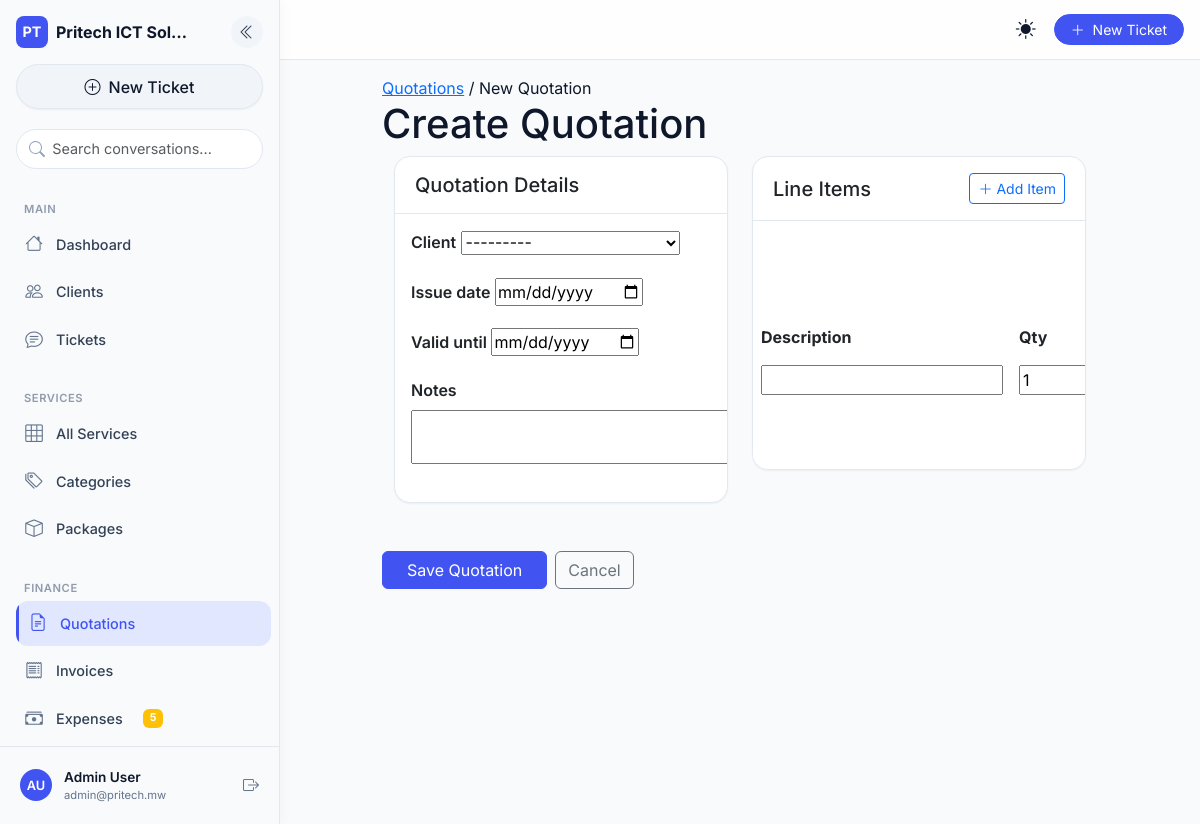
Screenshot of /finance/quotations/new/ (signed in) with the database file from the repository.
### core/models.py (models this page shows, shortened)
class SiteConfig(models.Model):
    company_name = models.CharField(max_length=200, default='Pritech ICT Solutions')
    tagline = models.CharField(max_length=300, blank=True)
    logo = models.ImageField(upload_to='logo/', null=True, blank=True)
    email = models.EmailField(blank=True)
    phone = models.CharField(max_length=30, blank=True)
    address = models.TextField(blank=True)
    website = models.URLField(blank=True)
    vat_rate = models.DecimalField(max_digits=5, decimal_places=4, default=0.165)
    currency = models.CharField(max_length=10, default='MWK')
    currency_symbol = models.CharField(max_length=5, default='K')
    bank_name = models.CharField(max_length=100, blank=True)
    bank_account = models.CharField(max_length=50, blank=True)
    mobile_money = models.CharField(max_length=50, blank=True)
    invoice_footer = models.TextField(blank=True)
    class Meta:
        verbose_name = 'Site Configuration'
    @classmethod
    def get(cls):
        obj, _ = cls.objects.get_or_create(pk=1)
        return obj

### accounts/models.py (models this page shows, shortened)
class User(AbstractUser):
    id = models.UUIDField(primary_key=True, default=uuid.uuid4, editable=False)
    USER_TYPE_CHOICES = (('client', 'Client'), ('staff', 'Staff'))
    CLIENT_ROLE_CHOICES = [
        ('admin', 'Administrator'),
        ('viewer', 'Viewer'),
        ('billing', 'Billing'),
    ]
    user_type = models.CharField(max_length=10, choices=USER_TYPE_CHOICES, default='client')
    email = models.EmailField(unique=True)
    phone_number = models.CharField(max_length=20, unique=True, null=True, blank=True)
    national_id = models.CharField(max_length=50, unique=True, null=True, blank=True)
    physical_address = models.TextField(blank=True)
    last_login_ip = models.GenericIPAddressField(null=True, blank=True)
    client_role = models.CharField(
        max_length=20,
        choices=CLIENT_ROLE_CHOICES,
        default='viewer',
        blank=True,
        help_text="Role within the client organization (only for client users)"
    )
    is_2fa_enabled = models.BooleanField(default=False)
    USERNAME_FIELD = 'email'
    REQUIRED_FIELDS = ['username']
    def has_role(self, role_code):
        return self.user_roles.filter(role__code=role_code).exists()
    def has_perm_code(self, permission_code):
        from .models import RolePermission
        return RolePermission.objects.filter(
            role__user_roles__user=self,
            permission__code=permission_code
        ).exists()

### finance/views.py (the view, shortened to what this page needs)
# urls.py: path('quotations/new/', QuotationCreateView.as_view(), name='quotation_create'),
class QuotationCreateView(RoleRequiredMixin, CreateView):
    model = Quotation
    form_class = QuotationForm
    template_name = 'finance/quotation_form.html'
    required_roles = ['FINANCE', 'ADMIN']
    def get_context_data(self, **kwargs):
        ctx = super().get_context_data(**kwargs)
        if self.request.POST:
            ctx['items'] = QuotationItemFormSet(self.request.POST)
        else:
            ctx['items'] = QuotationItemFormSet()
        return ctx

### finance/forms.py
class QuotationForm(forms.ModelForm):
    class Meta:
        model = Quotation
        fields = ['client', 'issue_date', 'valid_until', 'notes']
        widgets = {
            'issue_date': forms.DateInput(attrs={'type': 'date'}),
            'valid_until': forms.DateInput(attrs={'type': 'date'}),
            'notes': forms.Textarea(attrs={'rows': 2}),
        }

### accounts/templatetags/account_tags.py (called while the page is built)
@register.filter(name='has_perm')
def has_perm(user, perm_code):
    if user.is_authenticated:
        return user.has_perm_code(perm_code)
    return False

### clients/models.py (called while the page is built)
    def __str__(self):
        return self.name

### core/context_processors.py (called while the page is built)
def site_config(request):
    return {'site_config': SiteConfig.get()}

def sidebar_recent_items(request):
    if request.user.is_authenticated:
        from .services import CommonDashboardService
        return CommonDashboardService.get_context(request.user)
    return {}

def pending_expenses_count(request):
    if request.user.is_authenticated and request.user.is_staff:
        try:
            count = Expense.objects.filter(status='pending').count()
            return {'pending_expenses_count': count}
        except Exception:
            return {'pending_expenses_count': 0}
    return {}

### core/mixins.py (called while the page is built)
    def dispatch(self, request, *args, **kwargs):
        if not request.user.is_authenticated:
            return self.handle_no_permission()
        if self.required_roles:
            if not any(request.user.has_role(r) for r in self.required_roles):
                if request.headers.get('HX-Request'):
                    return JsonResponse({'error': 'Permission denied'}, status=403)
                return HttpResponseForbidden(
                    '<h2 style="font-family:sans-serif;padding:2rem;">403 — You do not have permission to access this page.</h2>'
                )
        return super().dispatch(request, *args, **kwargs)

### core/templatetags/core_tags.py (called while the page is built)
@register.filter(name='has_any_role')
def has_any_role(user, roles_str):
    if not user or not user.is_authenticated:
        return False
    roles = [role.strip() for role in roles_str.split(',')]
    return any(user.has_role(role) for role in roles)

### portfolio/context_processors.py (called while the page is built)
def portfolio_settings(request):
    return {'portfolio_settings': PortfolioSettings.get()}

### portfolio/models.py (called while the page is built)
    @classmethod
    def get(cls):
        obj, _ = cls.objects.get_or_create(pk=1)
        return obj

### templates/finance/quotation_form.html (shortened to what this page needs)
{% extends "generic/form.html" %}
{% block content %}
<div class="row justify-content-center">
  <div class="col-lg-10">
    <div class="page-header">
      <div>
        <div class="page-breadcrumb">
          <a href="{% url 'quotation_list' %}">Quotations</a> /
          {% if form.instance.pk %}Edit {{ form.instance.quotation_number }}{% else %}New Quotation{% endif %}
        </div>
        <h1>{% if form.instance.pk %}Edit Quotation{% else %}Create Quotation{% endif %}</h1>
      </div>
    </div>
    <form method="post" id="quotation-form">
      <div class="row g-4">
        <div class="col-md-6">
          <div class="card">
            <div class="card-header"><h5 class="mb-0">Quotation Details</h5></div>
            <div class="card-body">
              {% for field in form %}
                <div class="mb-3">
                  <label class="form-label fw-semibold">{{ field.label }}</label>
                  {{ field }}
                </div>
              {% endfor %}
            </div>
          </div>
        </div>
        <div class="col-md-6">
          <div class="card">
            <div class="card-header d-flex justify-content-between align-items-center">
              <h5 class="mb-0">Line Items</h5>
              <button type="button" class="btn btn-sm btn-outline-primary" id="add-item"><i class="bi bi-plus-lg"></i> Add Item</button>
            </div>
            <div class="card-body p-0">
              <table class="table table-borderless mb-0" id="items-table">
                <thead><tr><th>Description</th><th>Qty</th><th>Unit Price</th><th>Total</th><th></th></tr></thead>
                <tbody id="items-body">
                  {% for item_form in items %}
                    <tr class="item-row">
                      <td>{{ item_form.description }}</td>
                      <td>{{ item_form.quantity }}</td>
                    </tr>
                  {% empty %}
                    <tr id="empty-items-message"><td colspan="5" class="text-center py-4 text-muted">No items added yet.</td></tr>
                  {% endfor %}
                </tbody>
              </table>
            </div>
          </div>
        </div>
      </div>
      <div class="mt-4 d-flex gap-2">
        <button type="submit" class="btn btn-primary px-4">Save Quotation</button>
        <a href="{% url 'quotation_list' %}" class="btn btn-outline-secondary">Cancel</a>
      </div>
    </form>
  </div>
</div>
{% endblock %}

### templates/base.html (shortened to what this page needs)
{% load static %}
{% load account_tags %}
{% load core_tags %}
<!DOCTYPE html>
<html lang="en" data-theme="light" data-bs-theme="light">
<head>
  <link href="https://cdn.jsdelivr.net/npm/bootstrap@5.3.0/dist/css/bootstrap.min.css" rel="stylesheet">
  <link rel="stylesheet" href="https://cdn.jsdelivr.net/npm/bootstrap-icons@1.11.0/font/bootstrap-icons.css">
  <link rel="stylesheet" href="{% static 'css/mobile-first.css' %}">
</head>
<body class="{% if request.user.is_authenticated %}sidebar-expanded{% endif %}">
  {% if request.user.is_authenticated %}
  <aside class="desktop-sidebar d-none d-lg-flex">
    <div class="sidebar-header">
      <div class="d-flex align-items-center justify-content-between mb-3">
        <div class="d-flex align-items-center gap-2">
          <div class="brand-icon"><span class="fw-bold">PT</span></div>
          <span class="fw-bold brand-name">{{ site_config.company_name|truncatechars:16 }}</span>
        </div>
        <button class="sidebar-collapse-btn" id="sidebarCollapseBtn" type="button"
                data-bs-toggle="tooltip" title="Collapse sidebar" aria-label="Collapse sidebar">
          <i class="bi bi-chevron-double-left"></i>
        </button>
      </div>
      <a href="{% url 'ticket_create' %}" class="new-chat-btn"><i class="bi bi-plus-circle"></i> New Ticket</a>
    </div>
    <div class="sidebar-search">
      <input type="text" class="form-control" placeholder="Search conversations...">
    </div>
    <div class="sidebar-nav-section">
      <div class="nav-label">Main</div>
      <a href="{% url 'dashboard' %}" class="ai-nav-link"><i class="bi bi-house"></i> Dashboard</a>
      {% if request.user|has_any_role:'ADMIN,SALES,FINANCE' %}
        <a href="{% url 'client_list' %}" class="ai-nav-link"><i class="bi bi-people"></i> Clients</a>
      {% endif %}
      <a href="{% url 'ticket_list' %}" class="ai-nav-link"><i class="bi bi-chat-text"></i> Tickets</a>
      {% if request.user.is_staff %}
        <div class="nav-label mt-3">Services</div>
        <a href="{% url 'service_list' %}" class="ai-nav-link"><i class="bi bi-grid-3x3"></i> All Services</a>
        <a href="{% url 'service_category_list' %}" class="ai-nav-link"><i class="bi bi-tags"></i> Categories</a>
        <a href="{% url 'service_package_list' %}" class="ai-nav-link"><i class="bi bi-box"></i> Packages</a>
      {% endif %}
      {% if request.user|has_perm:'view_finance_dashboard' or request.user.is_staff %}
        <div class="nav-label mt-3">Finance</div>
        <a href="{% url 'quotation_list' %}" class="ai-nav-link"><i class="bi bi-file-earmark-text"></i> Quotations</a>
        <a href="{% url 'invoice_list' %}" class="ai-nav-link"><i class="bi bi-receipt"></i> Invoices</a>
        <a href="{% url 'expense_list' %}?status=pending" class="ai-nav-link">
          <i class="bi bi-cash-stack"></i> Expenses
          {% if pending_expenses_count %}
            <span class="badge bg-warning ms-2">{{ pending_expenses_count }}</span>
          {% endif %}
        </a>
        <a href="{% url 'finance_reports' %}" class="ai-nav-link"> Reports</a>
      {% endif %}
    </div>
    <div class="sidebar-footer">
      <div class="user-profile">
        <div class="user-avatar">
          {{ request.user.first_name|first|upper }}{{ request.user.last_name|first|upper }}
        </div>
        <div class="user-info">
          <div class="user-name">{{ request.user.get_full_name|default:request.user.email }}</div>
          <div class="user-email">{{ request.user.email }}</div>
        </div>
        <form method="post" action="{% url 'logout' %}" class="ms-auto">
          <button type="submit" class="logout-btn" data-bs-toggle="tooltip" title="Logout" aria-label="Logout">
            <i class="bi bi-box-arrow-right"></i>
          </button>
        </form>
      </div>
    </div>
  </aside>
  {% endif %}
  <header class="topbar sticky-top {% if request.user.is_authenticated %}topbar-desktop{% endif %}">
    <div class="d-flex align-items-center h-100 px-3">
      {% if request.user.is_authenticated %}
      <button class="desktop-menu-btn d-none d-lg-block me-2" id="desktopMenuToggle" type="button"
              data-bs-toggle="tooltip" title="Toggle sidebar" aria-label="Toggle sidebar">
      </button>
      {% endif %}
      <span class="page-title fw-semibold flex-grow-1">{% block page_title %}Dashboard{% endblock %}</span>
      <button class="theme-toggle-btn me-2" id="themeToggle" type="button"
              data-bs-toggle="tooltip" title="Switch theme" aria-label="Switch dark/light mode">
        <i class="bi bi-sun-fill light-icon"></i>
      </button>
      {% if request.user.is_authenticated %}
      <a href="{% url 'ticket_create' %}" class="btn btn-primary btn-sm rounded-pill px-3 d-none d-sm-block">
        <i class="bi bi-plus-lg me-1"></i> New Ticket
      </a>
      {% endif %}
    </div>
  </header>
  <main id="main-content" class="main-content pb-6 mb-4 {% if request.user.is_authenticated %}main-content-desktop{% endif %}">
    <div class="container-fluid py-3">
      {% block content %}{% endblock %}
    </div>
  </main>
</body>
</html>

### rows the page displays
SiteConfig: company_name "Pritech ICT Sol…"
User: user.first_name|first "A", user.last_name|first "U", user.get_full_name "Admin User", user.email "admin@pritech.mw"

### other values shown
{{ pending_expenses_count }} "5"
{{ field.label }} "Client" "Issue date" "Valid until" "Notes"
